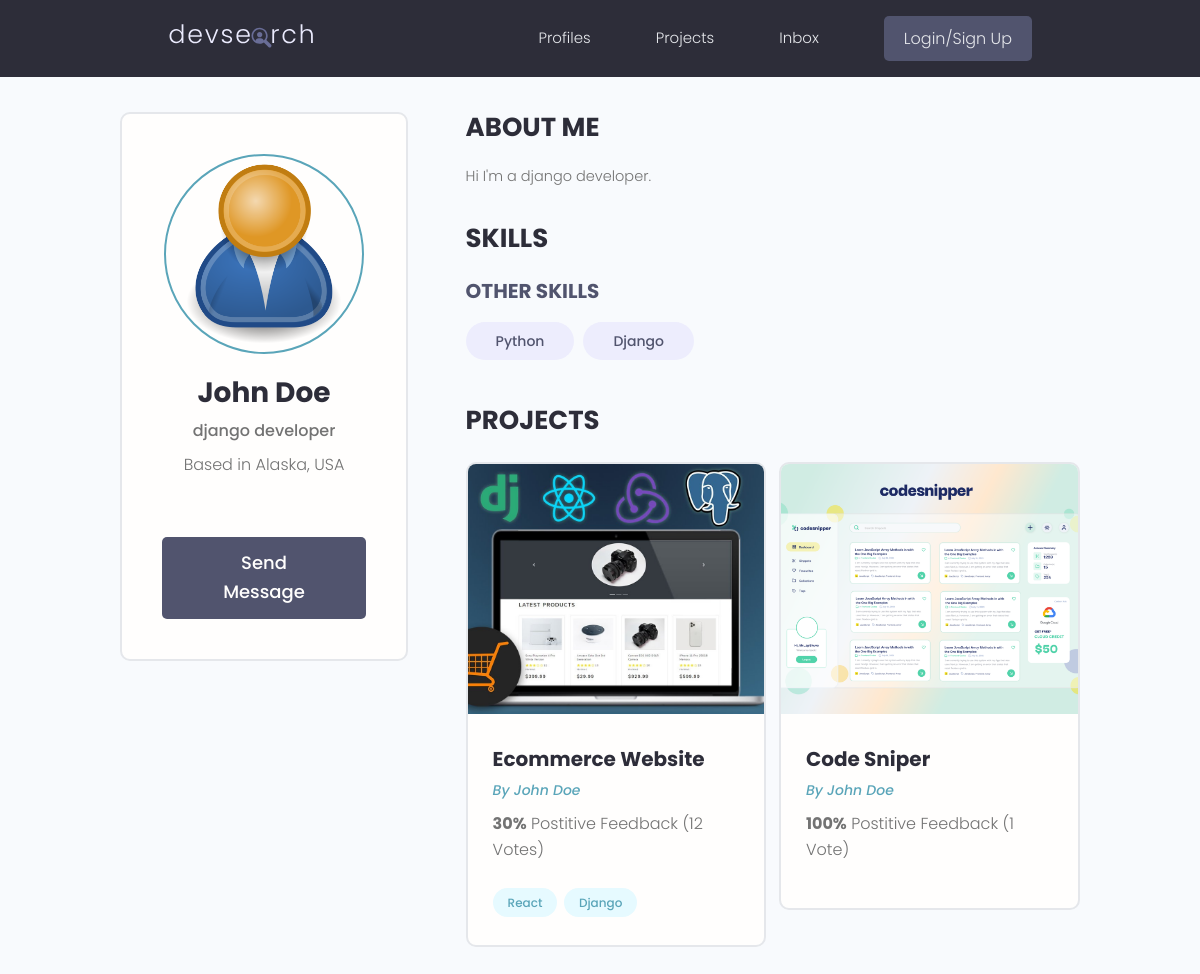
Screenshot of /profile/9b1d2f68-c537-4f3b-8278-d3011568947c/ with the database file from the repository.
### users/models.py (models this page shows, shortened)
class Profile(models.Model):
    user = models.OneToOneField(User, on_delete=models.CASCADE, null=True, blank=True)
    name = models.CharField(max_length=200, blank=True, null=True)
    email = models.EmailField(max_length=500, blank=True, null=True)
    username = models.CharField(max_length=200, blank=True, null=True)
    location = models.CharField(max_length=200, blank=True, null=True)
    short_intro = models.CharField(max_length=200, blank=True, null=True)
    bio = models.TextField(blank=True, null=True)
    profile_image = models.ImageField(null=True, blank=True, upload_to='profiles/', default="profiles/user-default.png")
    social_github = models.CharField(max_length=200, blank=True, null=True)
    social_twitter = models.CharField(max_length=200, blank=True, null=True)
    social_linkedin = models.CharField(max_length=200, blank=True, null=True)
    social_youtube = models.CharField(max_length=200, blank=True, null=True)
    social_website = models.CharField(max_length=200, blank=True, null=True)
    created = models.DateTimeField(auto_now_add=True)
    id = models.UUIDField(default=uuid.uuid4, unique=True, primary_key=True, editable=False)

class Skill(models.Model):
    owner = models.ForeignKey(Profile, on_delete=models.CASCADE, null=True, blank=True)
    name = models.CharField(max_length=200, blank=True, null=True)
    description = models.TextField(null=True, blank=True)
    created = models.DateTimeField(auto_now_add=True)
    id = models.UUIDField(default=uuid.uuid4, unique=True, primary_key=True, editable=False)
    def __str__(self):
        return str(self.name)

### projects/models.py (models this page shows, shortened)
class Project(models.Model):
    owner = models.ForeignKey(Profile, null=True, blank=True, on_delete=models.SET_NULL)
    title = models.CharField(max_length=200)
    description = models.TextField(null=True, blank=True)
    featured_image = models.ImageField(null=True, blank=True, default="default.jpg")
    demo_link = models.CharField(max_length=2000, null=True, blank=True)
    source_link = models.CharField(max_length=2000, null=True, blank=True)
    tags = models.ManyToManyField('Tag', blank=True)
    vote_total = models.IntegerField(default=0, null=True, blank=True)
    vote_ratio = models.IntegerField(default=0, null=True, blank=True)
    created = models.DateTimeField(auto_now_add=True)
    id = models.UUIDField(default=uuid.uuid4, unique=True, primary_key=True, editable=False)

class Tag(models.Model):
    name = models.CharField(max_length=200)
    created = models.DateTimeField(auto_now_add = True)
    id = models.UUIDField(default=uuid.uuid4, unique=True, primary_key=True, editable=False)
    def __str__(self):
        return self.name

### users/views.py (the view)
# urls.py: path('profile/<str:pk>/', views.userProfile, name="user-profile"),
def userProfile(request, pk):
    profile = Profile.objects.get(id=pk)
    topSkills = profile.skill_set.exclude(description__exact="")
    otherSkills = profile.skill_set.filter(description="")
    context = {'profile':profile, 'topSkills': topSkills, 'otherSkills': otherSkills}
    return render(request, 'users/user-profile.html', context)

### users/templates/users/user-profile.html (shortened to what this page needs)
{% extends 'main.html' %}
{% block content %}
<main class="profile my-md">
    <div class="container">
      <div class="layout">
        <div class="column column--1of3">
          <div class="card text-center">
            <div class="card__body dev">
              <img class="avatar avatar--xl" src="{{ profile.profile_image.url }}" />
              <h2 class="dev__name">{{profile.name}}</h2>
              <p class="dev__title">{{profile.short_intro}}</p>
              <p class="dev__location">Based in {{profile.location}}</p>
              <a href="#" class="btn btn--sub btn--lg">Send Message </a>
            </div>
          </div>
        </div>
        <div class="column column--2of3">
          <div class="devInfo">
            <h3 class="devInfo__title">About Me</h3>
            <p class="devInfo__about">{{profile.bio}}</p>
          </div>
          <div class="devInfo">
            <h3 class="devInfo__title">Skills</h3>
            <div class="devInfo__skills">
              <h3 class="devInfo__subtitle">Other Skills</h3>
              <div class="devInfo__otherSkills">
                {% for skill in otherSkills %}
                <span class="tag tag--pill tag--sub tag--lg">
                  <small>{{skill}}</small>
                </span>
                {% endfor %}
              </div>
            </div>
          </div>
          <div class="devInfo">
            <h3 class="devInfo__title">Projects</h3>
            <div class="grid grid--two">
              {% for project in profile.project_set.all %}
              <div class="column">
                <div class="card project">
                  <a href="{% url 'project' project.id %}" class="project">
                    <img class="project__thumbnail" src="{{ project.featured_image.url }}" alt="project thumbnail" />
                    <div class="card__body">
                      <h3 class="project__title">{{project.title}}</h3>
                      <p><a class="project__author" href="profile.html">By {{ project.owner.name }}</a></p>
                      <p class="project--rating">
                        <span style="font-weight: bold;">{{project.vote_ratio}}%</span> Postitive
                        Feedback ({{project.vote_total}} Vote{{project.vote_total|pluralize:"s"}})
                      </p>
                      <div class="project__tags">
                        {% for tag in project.tags.all %}
                        <span class="tag tag--pill tag--main">
                          <small>{{tag}}</small>
                        </span>
                        {% endfor %}
                      </div>
                    </div>
                  </a>
                </div>
              </div>
              {% endfor%}
            </div>
          </div>
        </div>
      </div>
    </div>
  </main>
{% endblock content %}

### static/styles/app.css (style rules this page uses)
:root { --color-sub: #2d2d39; }
.btn--sub { background-color: var(--color-sub-light); }
.card { border: 2px solid var(--color-light); }
img { width: 100%; }
.profile .card > .dev { padding: 4rem; }
.dev__name { color: var(--color-sub); font-size: 2.8rem; font-weight: 700; margin-top: 1rem; margin-bottom: 0.5rem; }
.dev__title { font-size: 1.6rem; font-weight: 500; line-height: 1.3; }
.dev__location { margin-top: 1rem; }
.devInfo { margin-bottom: 3rem; }
.devInfo__title, .devInfo__subtitle { font-size: 2.6rem; color: var(--color-sub); text-transform: uppercase; font-weight: 700; margin-bottom: 1.5rem; }
.devInfo__subtitle { font-size: 2rem; color: var(--color-sub-light); }
.devInfo__about, .devSkill__info { font-size: 1.45rem; line-height: 1.7; text-align: justify; }
.project__author { font-size: 1.4rem; font-style: italic; }
.project--rating { margin-bottom: 1.6em; margin-top: .5em; }
.project__thumbnail { height: 25rem; object-fit: cover; object-position: top center; }
.project__title { font-size: 2rem; font-weight: 700; color: var(--color-sub); }

### static/uikit/styles/modules/_variables.css (style rules this page uses)
:root { --color-main: #5aa5b9; --color-main-light: #e6faff; --color-sub: #3f4156; --color-sub-light: #51546e; --color-sub-lighter: #ededfd; --color-text: #737373; --color-gray: #8b8b8b; --color-light: #e5e7eb; --color-light-gray: #767676; --color-bg: #f8fafd; --color-white: #fffefd; --color-white-light: #f3f3f3; --color-success: #359e64; --color-success-bg: #def8e8; --color-error: #fc4b0b; --color-error-bg: #fff2ee; --font-base: 'Poppins', arial, helvetica, 'Segoe UI', roboto, ubuntu, sans-serif; --font-monospace: 'Fira Code', 'Courier New', courier, monospace; --font-regular: 300; --font-medium: 500; --font-bold: 700; --generic-shadow: 1px 1px 5px #00000010; --generic-transition: all 0.3s ease-in-out; }

### static/uikit/styles/modules/_base.css (style rules this page uses)
* { margin: 0; padding: 0; box-sizing: border-box; text-rendering: optimizeLegibility; color: inherit; font-size: inherit; }
html { font-size: 50%; }
@media only screen and (min-width: 480px) { html { font-size: 56.25%; } }
@media only screen and (min-width: 1200px) { html { font-size: 62.5%; } }
body { line-height: 1.6; font-weight: 400; font-size: 1.5rem; color: var(--color-text); background-color: var(--color-bg); min-height: 100vh; }

### static/uikit/styles/modules/_typography.css (style rules this page uses)
* { font-family: var(--font-base); }
h2 { font-size: 3.6rem; font-weight: var(--font-bold); }
h3 { font-size: 3.2rem; font-weight: var(--font-medium); }
p, span, strong { font-size: 1.6rem; color: var(--color-text); font-weight: var(--font-regular); }
a { padding-bottom: 2px; text-decoration: none; display: inline-block; color: var(--color-main); font-weight: var(--font-medium); }

### static/uikit/styles/modules/_utilities.css (style rules this page uses)
.container { width: 92%; max-width: 165rem; margin: 0 auto; box-sizing: border-box; }
@media screen and (min-width: 1000px) { .container { width: 90%; } }
@media screen and (min-width: 1200px) { .container { width: 80%; } }
.text-center { text-align: center; }
.my-md { margin: 3rem auto; }

### static/uikit/styles/modules/_avatar.css (style rules this page uses)
.avatar { border-radius: 50%; border: 2px solid var(--color-main); object-fit: cover; }
.avatar--xl { height: 20rem; width: 20rem; }

### static/uikit/styles/modules/_button.css (style rules this page uses)
.btn { display: inline-block; position: relative; cursor: pointer; background-color: var(--color-light); font-weight: var(--font-medium); color: var(--color-sub); text-decoration: none; padding: 1rem 2rem; border-radius: 0.5rem; border: none; width: -webkit-fit-content; width: -moz-fit-content; width: fit-content; height: -webkit-fit-content; height: -moz-fit-content; height: fit-content; font-size: 1.6rem; outline-width: 0; outline-color: transparent; -webkit-backface-visibility: hidden; backface-visibility: hidden; transition: all 0.3s ease-in-out; }
.btn--sub { background-color: var(--color-sub); color: var(--color-white); }
.btn--lg { font-size: 1.8rem; padding: 1.2rem 4.5rem; }

### static/uikit/styles/modules/_card.css (style rules this page uses)
.card { border-radius: 1rem; background-color: var(--color-white); border: 1.5px solid var(--color-light); width: auto; height: auto; margin-top: 0.5rem; margin-bottom: 0.5rem; overflow: hidden; }
.card__body, .card__header { padding: 2rem 2.5rem; }

### static/uikit/styles/modules/_grid.css (style rules this page uses)
.grid { display: flex; flex-wrap: wrap; justify-content: flex-start; align-items: stretch; }
.grid > .column { min-width: 28rem; margin-bottom: 2.5rem; }
.grid--two > .column { flex-basis: 100%; }
@media screen and (min-width: 800px) { .grid--two { margin-right: -2%; } }
@media screen and (min-width: 800px) { .grid--two > .column { margin-right: 2%; } }
@media screen and (min-width: 800px) { .grid--two > .column { flex-basis: 48%; } }

### rows the page displays
Profile: profile_image (placeholder picture), name "John Doe", short_intro "django developer", location "Alaska, USA", bio "Hi I'm a django developer."
Skill: name "Python"
Skill: name "Django"
Project: featured_image (picture), title "Ecommerce Website", owner.name "John Doe", vote_ratio "30", vote_total "12"
Tag: name "React"
Tag: name "Django"
Project: featured_image (picture), title "Code Sniper", owner.name "John Doe", vote_ratio "100", vote_total "1"
